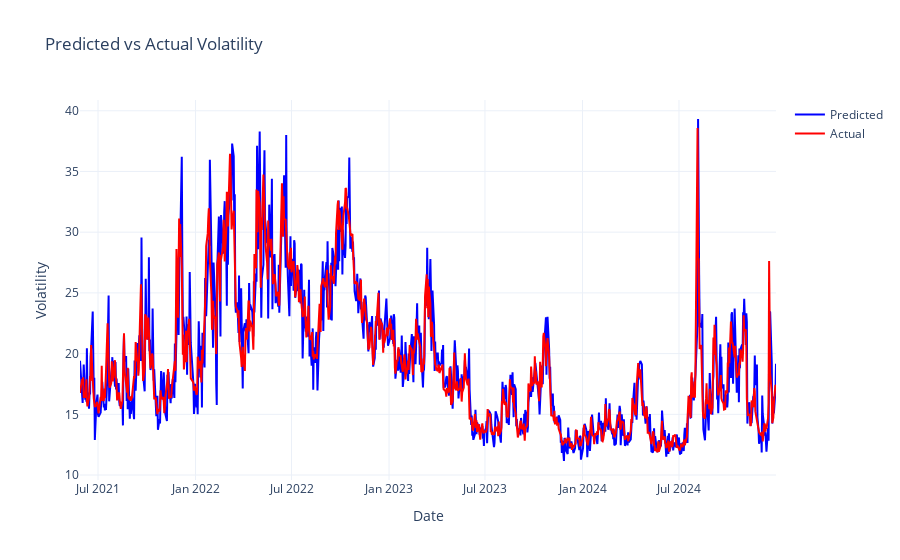

Notebook source saved alongside this figure:
### Code cell
fig = go.Figure()
fig.add_trace(go.Scatter(
    x=merged_df.index,
    y=merged_df["predicted"],
    mode='lines',
    name='Predicted',
    line=dict(color='blue')
))
fig.add_trace(go.Scatter(
    x=merged_df.index,
    y=merged_df["vol"],
    mode='lines',
    name='Actual',
    line=dict(color='red')
))
fig.update_layout(
    title=f"Predicted vs Actual Volatility",
    xaxis_title="Date",
    yaxis_title="Volatility",
    template="plotly_white"
)

### Figure 1 — Plotly figure (JSON) as saved in the notebook; plotly's stock layout.template omitted (floating-point values rounded to 4 significant figures; data arrays with more than 128 entries replaced by an {"elided": "..."} marker saying what was removed)
{"data": [{"line": {"color": "blue"}, "mode": "lines", "name": "Predicted", "type": "scatter", "x": {"elided": "923 str values"}, "y": {"elided": "923 float values"}}, {"line": {"color": "red"}, "mode": "lines", "name": "Actual", "type": "scatter", "x": {"elided": "923 str values"}, "y": {"elided": "923 float values"}}], "layout": {"title": {"text": "Predicted vs Actual Volatility"}, "xaxis": {"title": {"text": "Date"}}, "yaxis": {"title": {"text": "Volatility"}}}}
